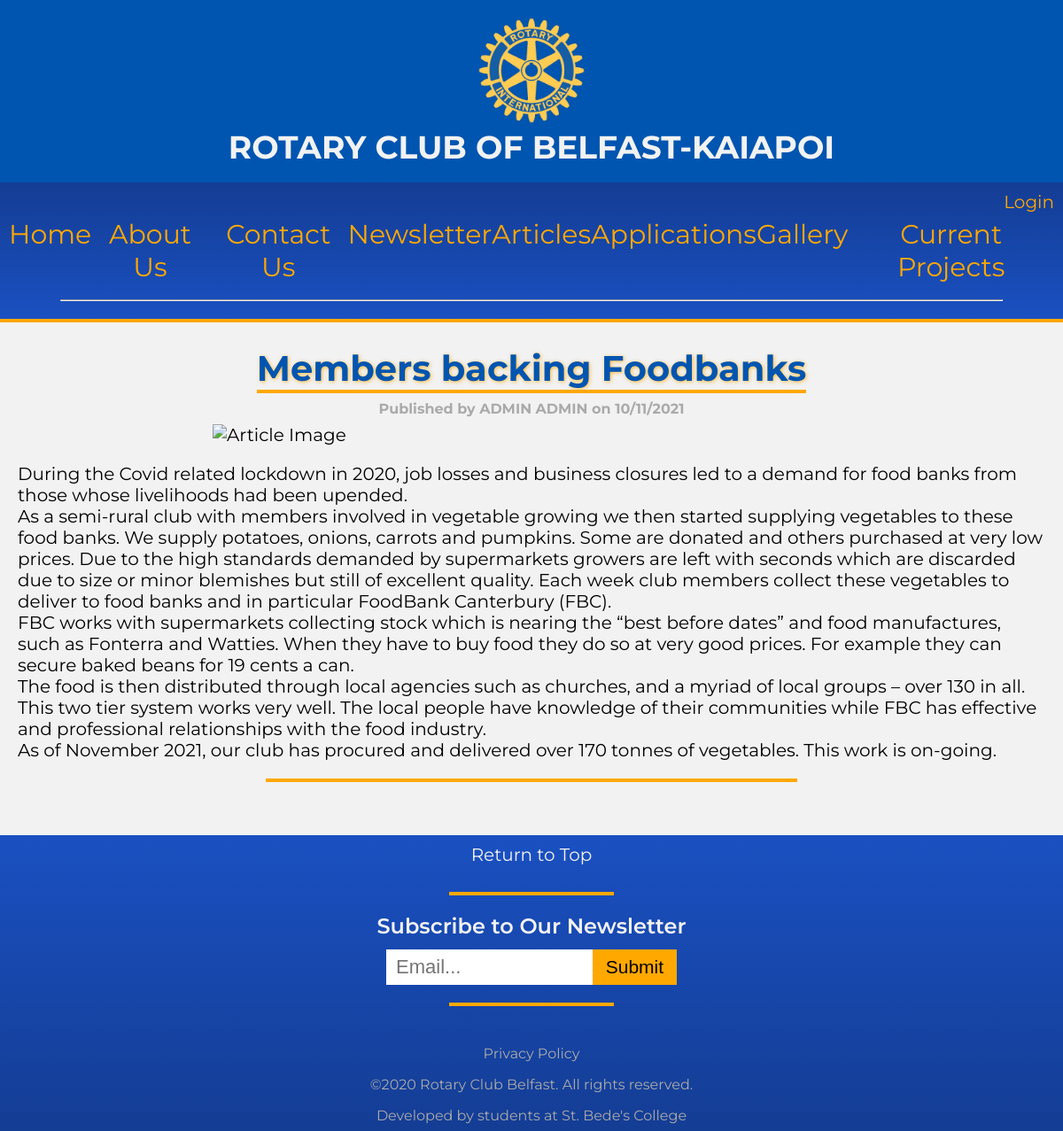
The page /article.php?AID=7 on the database as committed earlier.
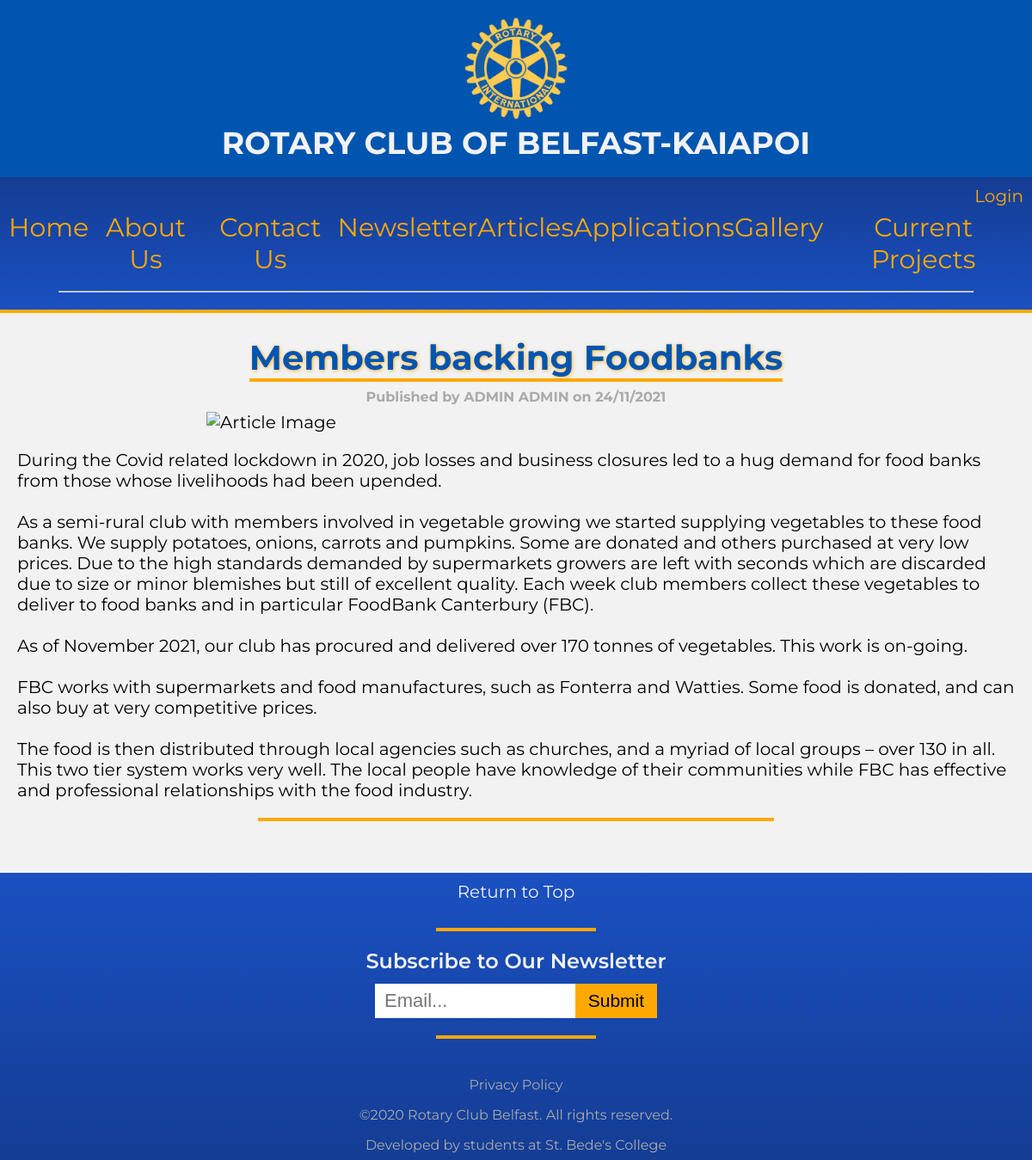
The same page on the database as committed later.
### tables this page shows
CREATE TABLE `tbl_articles` (
  `AID` int(11) NOT NULL,
  `Title` varchar(50) NOT NULL,
  `Description` varchar(70) NOT NULL,
  `Content` longtext NOT NULL,
  `Date` date NOT NULL,
  `Author` int(11) NOT NULL,
  `Featured` tinyint(1) NOT NULL,
  `Moderated` tinyint(1) NOT NULL
);

### inc/depends.php (called while the page is built, shortened)
<?php
function format_date(string $date){
  list($year, $month, $day) = explode('-',$date);
  $new_date = "{$day}/{$month}/{$year}";
  return $new_date;
}
?>

### article.php (the view, shortened to what this page needs)
<!DOCTYPE html>
<html lang="en">
<?php include './inc/head.php';
      if(isset($_GET['AID'])){
        $ID = $_GET['AID'];
        $article_query = "SELECT *
                          FROM tbl_articles
                          INNER JOIN tbl_login
                          ON tbl_articles.Author = tbl_login.ID
                          WHERE tbl_articles.AID = {$ID}";
        $result = $conn -> query($article_query);
        $article = $result -> fetch_assoc();
      }
      else{
        header("Location: ./articles.php");
      }
?>
<body>
  <?php include './inc/title.php';
        include './inc/nav.php';
    ?>
  <div class="row">
    <div class="article column">
      <h1 class="article__title"><?php echo $article['Title']; ?></h1>
      <h4 class="article__info">Published by <b><?php echo strtoupper("{$article['NameF']} {$article['NameS']}"); ?></b> on <b><?php echo format_date($article['Date']); ?></b></h4>
      <img src="./media/articles/<?php echo $article['AID']; ?>.jpg" alt="Article Image" class="article__image">
      <span class="article__content">
        <?php echo nl2br($article['Content']); ?>
      </span>
    </div>
  </div>
  <?php include './inc/footer.php'; ?>
</body>
</html>

Rows that differ between the two databases and show on the page:
changed tbl_articles "Members backing Foodbanks": Date "10/11/2021" → "24/11/2021"; Content "…closures led to a demand for food banks from those whose livelihoods had been upended. As a semi-rural club with members involved in vegetable growing we then started supplying vegetables to these food banks. We supply potatoes, onions, carrots and pumpkins. Some are donated and others purchased at very low prices. Due to the high standards demanded by supermarkets growers are left with seconds which are discarded due to size or minor blemishes but still of excellent quality. Each week club members collect these vegetables to deliver to food banks and in particular FoodBank Canterbury (FBC). FBC works with supermarkets collecting stock which is nearing the “best before dates” and food…" → "…closures led to a hug demand for food banks from those whose livelihoods had been upended. As a semi-rural club with members involved in vegetable growing we started supplying vegetables to these food banks. We supply potatoes, onions, carrots and pumpkins. Some are donated and others purchased at very low prices. Due to the high standards demanded by supermarkets growers are left with seconds which are discarded due to size or minor blemishes but still of excellent quality. Each week club members collect these vegetables to deliver to food banks and in particular FoodBank Canterbury (FBC). As of November 2021, our club has procured and delivered over 170 tonnes of vegetables. This work is…"
